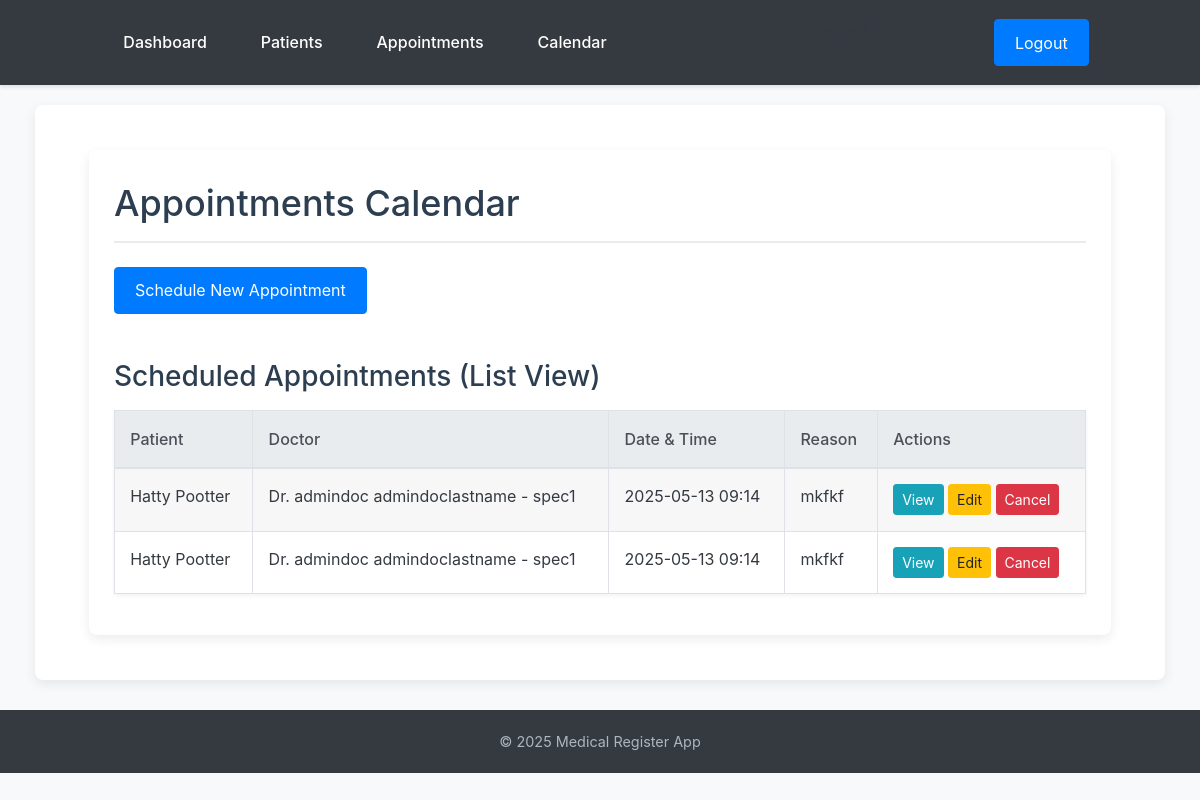
Page /calendar/ (signed in) on the committed database.
### kummapp/models.py (models this page shows, shortened)
class Appointment(models.Model):
    patient = models.ForeignKey(Patient, on_delete=models.CASCADE)
    doctor = models.ForeignKey(Doctor, on_delete=models.CASCADE)
    appointment_date = models.DateTimeField()
    reason = models.TextField()
    notes = models.TextField(blank=True, null=True)

class Patient(models.Model):
    user = models.OneToOneField(User, on_delete=models.CASCADE, null=True, blank=True)
    first_name = models.CharField(max_length=100)
    last_name = models.CharField(max_length=100)
    date_of_birth = models.DateField()
    address = models.CharField(max_length=200)
    phone_number = models.CharField(max_length=15)
    email = models.EmailField(max_length=100, unique=True)
    def __str__(self):
        return f"{self.first_name} {self.last_name}"

class Doctor(models.Model):
    user = models.OneToOneField(User, on_delete=models.CASCADE)
    first_name = models.CharField(max_length=100)
    last_name = models.CharField(max_length=100)
    specialization = models.CharField(max_length=100)
    phone_number = models.CharField(max_length=15)
    email = models.EmailField(max_length=100, unique=True)
    def __str__(self):
        return f"Dr. {self.first_name} {self.last_name} - {self.specialization}"

### kummapp/views.py (the view)
# urls.py: path('calendar/', views.calendar_view, name='calendar'),
@login_required
def calendar_view(request):
    appointments = Appointment.objects.all().order_by('appointment_date')
    context = {
        'appointments': appointments
    }
    return render(request, 'kummapp/calendar.html', context)

### kummapp/templates/kummapp/calendar.html (shortened to what this page needs)
{% extends 'kummapp/layout.html' %}
{% load static %}
{% block extra_head %}
    <link href='https://cdn.jsdelivr.net/npm/fullcalendar@5.11.3/main.min.css' rel='stylesheet' />
{% endblock %}
{% block content %}
<div class="calendar-container container">
    <div class="d-flex justify-content-between align-items-center mb-3">
        <h1>Appointments Calendar</h1>
        <a href="{% url 'add_appointment' %}" class="btn btn-primary">Schedule New Appointment</a>
    </div>
    <div class="appointment-list-view">
    {% if appointments %}
        <h2>Scheduled Appointments (List View)</h2>
        <table class="table table-striped">
            <thead>
                <tr>
                    <th>Patient</th>
                    <th>Doctor</th>
                    <th>Date & Time</th>
                    <th>Reason</th>
                    <th>Actions</th>
                </tr>
            </thead>
            <tbody>
                {% for appointment in appointments %}
                <tr>
                    <td>{{ appointment.patient }}</td>
                    <td>{{ appointment.doctor }}</td>
                    <td>{{ appointment.appointment_date|date:"Y-m-d H:i" }}</td>
                    <td>{{ appointment.reason|truncatewords:10 }}</td>
                    <td>
                        <a href="{% url 'view_appointment' appointment.id %}" class="btn btn-sm btn-info">View</a>
                        <a href="{% url 'edit_appointment' appointment.id %}" class="btn btn-sm btn-warning">Edit</a>
                        <a href="{% url 'delete_appointment' appointment.id %}" class="btn btn-sm btn-danger">Cancel</a>
                    </td>
                </tr>
                {% endfor %}
            </tbody>
        </table>
    {% else %}
        <p>No appointments scheduled yet for the list view.</p>
    {% endif %}
    </div>
</div>
{% endblock %}

### kummapp/static/kummapp/style.css (style rules this page uses)
body { font-family: -apple-system, BlinkMacSystemFont, "Segoe UI", Roboto, "Helvetica Neue", Arial, sans-serif; margin: 0; background-color: #f8f9fa; color: #343a40; line-height: 1.6; }
.container { width: 90%; max-width: 1200px; margin: 20px auto; background-color: #ffffff; padding: 25px; border-radius: 8px; box-shadow: 0 4px 12px rgba(0, 0, 0, 0.08); }
h1, h2, h3, h4, h5, h6 { color: #2c3e50; margin-top: 0; margin-bottom: 0.75rem; font-weight: 500; }
h1 { font-size: 2.25rem; border-bottom: 2px solid #e9ecef; padding-bottom: 0.5rem; margin-bottom: 1.5rem; }
h2 { font-size: 1.75rem; }
a { color: #007bff; text-decoration: none; transition: color 0.2s ease-in-out; }
.btn, button[type="submit"] { display: inline-block; font-weight: 400; color: #ffffff; text-align: center; vertical-align: middle; cursor: pointer; background-color: #007bff; border: 1px solid #007bff; padding: 0.65rem 1.25rem; font-size: 1rem; line-height: 1.5; border-radius: 0.25rem; transition: color 0.15s ease-in-out, background-color 0.15s ease-in-out, border-color 0.15s ease-in-out, box-shadow 0.15s ease-in-out; text-decoration: none; }
.btn-primary { background-color: #007bff; border-color: #007bff; }
.btn-danger { background-color: #dc3545; border-color: #dc3545; }
.btn-warning { background-color: #ffc107; border-color: #ffc107; color: #212529; }
.btn-info { background-color: #17a2b8; border-color: #17a2b8; }
.btn-sm { padding: 0.25rem 0.5rem; font-size: 0.875rem; line-height: 1.5; border-radius: 0.2rem; }
table { width: 100%; margin-bottom: 1rem; background-color: #fff; border-collapse: collapse; box-shadow: 0 2px 4px rgba(0,0,0,0.05); }
table th, table td { padding: 0.95rem; vertical-align: top; border: 1px solid #dee2e6; text-align: left; }
table thead th { vertical-align: bottom; border-bottom: 2px solid #dee2e6; background-color: #e9ecef; color: #495057; font-weight: 500; }
table tbody tr:nth-of-type(odd) { background-color: rgba(0, 0, 0, 0.03); }
.calendar-container h1 { margin-bottom: 1.5rem; }
.mb-3 { margin-bottom: 1rem !important; }

### kummapp/templates/kummapp/calendar.html (style rules this page uses)
.appointment-list-view { margin-top: 40px; }

### rows in the picture
Appointment: patient "Hatty Pootter", doctor "Dr. admindoc admindoclastname - spec1", appointment_date "2025-05-13 09:14", reason "mkfkf"
Appointment: patient "Hatty Pootter", doctor "Dr. admindoc admindoclastname - spec1", appointment_date "2025-05-13 09:14", reason "mkfkf"
